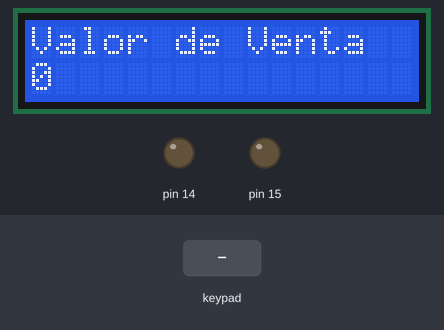
Bench run of a sketch on a simulated Arduino Uno, built with avr-gcc and run on an emulated ATmega328P. Parts: 16×2 character LCD, output pins drawn as LEDs (lit = HIGH). The inputs (shaded band) are chosen by the test bench.

Above: at 1.2 s.
1.3 s: keypad keys 1 1 1 0 9 8 A pressed 0.4 s apart
At 4.9 s:
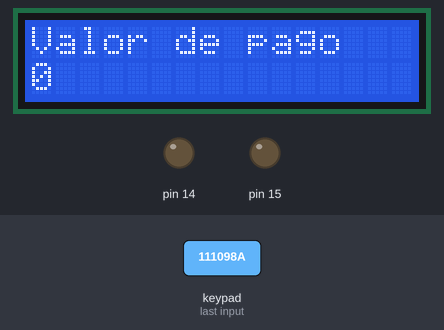
5.6 s: key 'A' pressed
At 6.2 s:
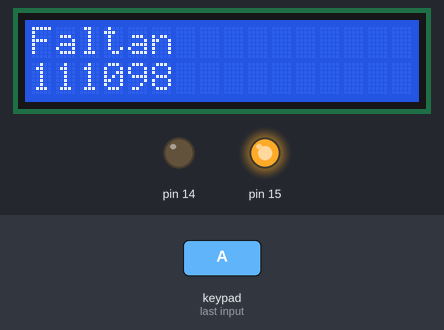
8.6 s: key '2' pressed
At 10.5 s:
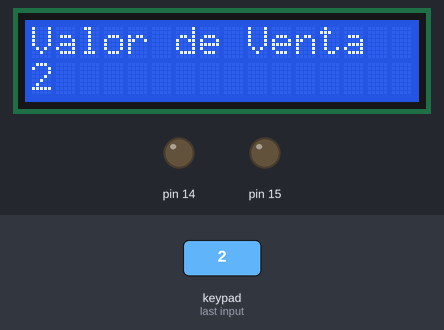
11.1 s: keypad keys 1 1 1 0 9 8 pressed 0.4 s apart
At 14.2 s:
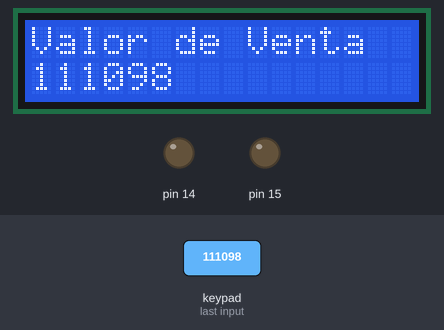
Timing chart, 0 to 15.7 s (numbered marks = the images above; inputs shaded):
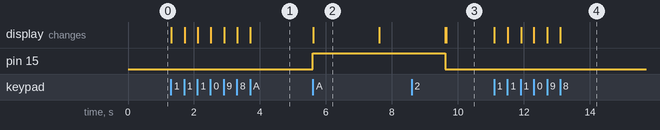

Measured:
- after the input at 1.3 s, the display: first changes at once (image 1 shows a later state)
- after the input at 5.6 s, pin 15: LOW → HIGH at once; the display: changes at once (image 2)
- after the input at 11.1 s, the display: first changes at once (image 4 shows a later state)
- what the display in image 2 shows lasts 2.0 s, from 5.6 s to 7.6 s

The sketch:

caja.ino
```cpp
#include <LiquidCrystal.h>    //Libreria pantalla lcd

#include <Keypad.h>           //Libreria teclado

LiquidCrystal lcd (1,2,4,5,6,7);   //Inicializa la lcd

const byte rowsCount = 4;          //filas
const byte columsCount = 4;        //Columnas

char keys[rowsCount][columsCount] = {
   { '1','2','3', 'A' },
   { '4','5','6', 'B' },
   { '7','8','9', 'C' },
   { '*','0','#', 'D' }
};

const byte rowPins[rowsCount] = { 11, 10, 9, 8 };
const byte columnPins[columsCount] = { 16, 17, 18, 19 };

Keypad keypad = Keypad(makeKeymap(keys), rowPins, columnPins, rowsCount, columsCount);

char key; //Entrada
long venta=0; //Entrada
long pago=0; //Entrada
char dato[6]={48,48,48,48,48,48}; //Entrada
long valor=0; //Entrada
long cambio=0; //Entrada
int pantalla=0; //Entrada

void setup() {
  lcd.begin(16,2);
  pinMode(14,OUTPUT);
  pinMode(15,OUTPUT);
  pinMode(12,INPUT);
}

void numero(){

  if ( key != 'A' && key != 'B' && key != 'C' && key != 'D' && key != '*' && key != '#' && key != 0){
    dato[0]=dato[1];
    dato[1]=dato[2];
    dato[2]=dato[3];
    dato[3]=dato[4];
    dato[4]=dato[5];
    dato[5]=key;
    valor=(dato[0]-48)*100000+(dato[1]-48)*10000+(dato[2]-48)*1000+(dato[3]-48)*100+(dato[4]-48)*10+(dato[5]-48);

  }

}


void loop() {
   key = keypad.getKey();
   if (key == 'A'){
      lcd.clear();
      valor=0;
      dato[0]=48;
      dato[1]=48;
      dato[2]=48;
      dato[3]=48;
      dato[4]=48;
      dato[5]=48;
      pantalla++;
    }

    if (pantalla>2){
        pantalla=0;
      }

   if (pantalla==0){ //Cambio de pantalla
    lcd.setCursor(0,0);
    lcd.write("Valor de Venta"); //Salida
    numero();
    venta=valor;
    lcd.setCursor(0,1);
    lcd.print(venta); //Salida

   }

   if (pantalla==1){ //Cambio de pantalla
    lcd.setCursor(0,0);
    lcd.write("Valor de pago");  //Salida
    numero();
    pago=valor;
    lcd.setCursor(0,1);
    lcd.print(pago); //Salida
   }

   if (pantalla==2){ //Cambio de pantalla
    if (venta>pago){
      digitalWrite(15,HIGH); //Salida
      lcd.clear();
      cambio = venta-pago; //Proceso
      lcd.setCursor(0,0);
      lcd.print("Faltan"); //Salida
      lcd.setCursor(0,1);
      lcd.print(cambio); //Salida
      delay(2000);
      lcd.clear();
      lcd.setCursor(0,0);
      lcd.print("Por favor"); //Salida
      lcd.setCursor(0,1);
      lcd.print("corregir datos"); //Salida
      delay(2000);
      lcd.clear();
      digitalWrite(15,LOW); //Salida
      pantalla ++;
    }
    if (venta<=pago){
      lcd.setCursor(0,0);
      lcd.write("Cambio");  //Salida
      cambio = pago-venta;  //Proceso
      lcd.setCursor(0,1);
      lcd.print(cambio);    //Salida
    }
   }
}
```
